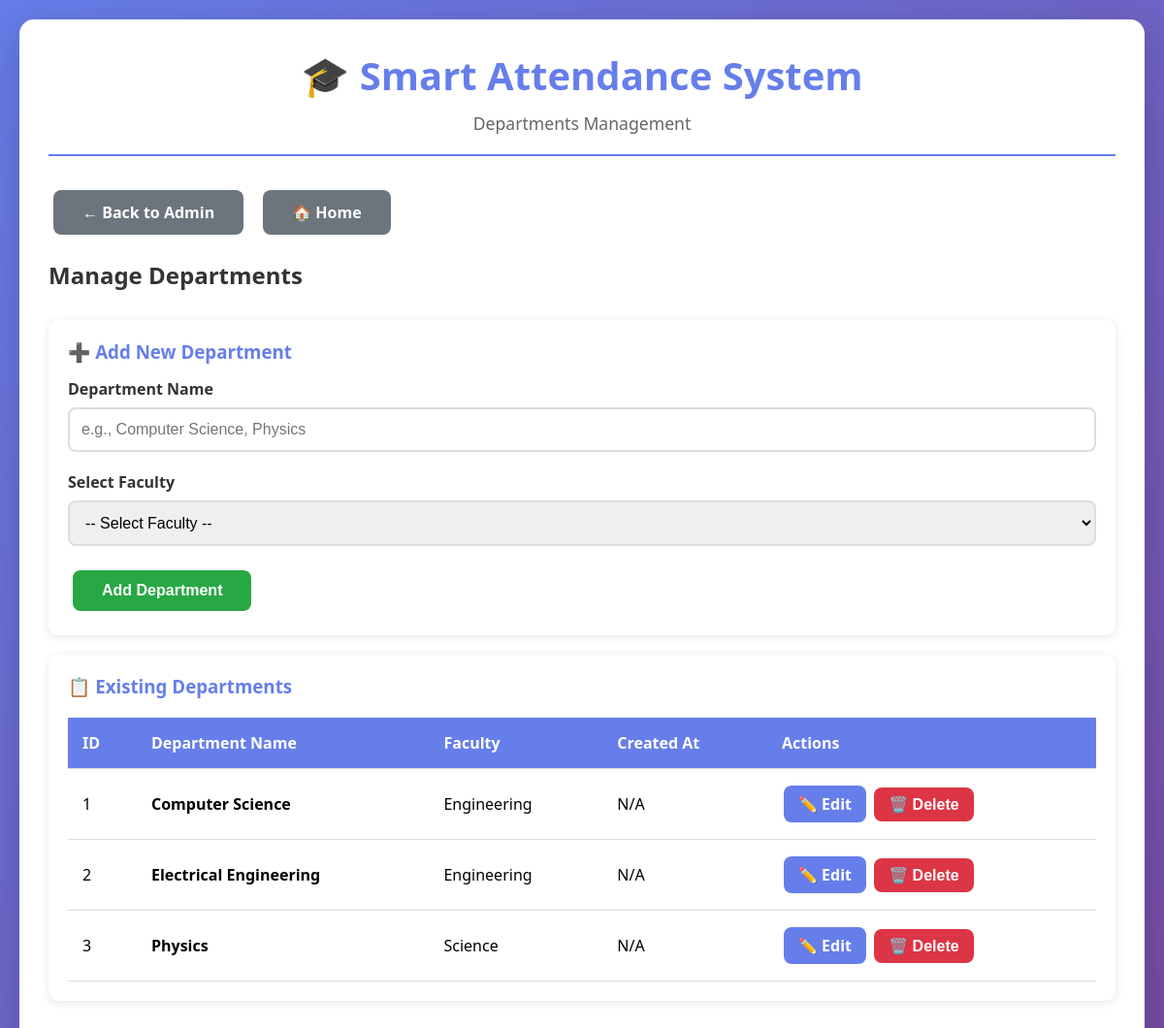
Page /admin/departments on the committed database.
### tables this page shows
CREATE TABLE departments (
        id INTEGER PRIMARY KEY AUTOINCREMENT,
        name TEXT NOT NULL,
        faculty_id INTEGER NOT NULL,
        created_at TEXT DEFAULT CURRENT_TIMESTAMP,
        UNIQUE(name, faculty_id),
        FOREIGN KEY (faculty_id) REFERENCES faculties(id) ON DELETE CASCADE
    );

CREATE TABLE faculties (
        id INTEGER PRIMARY KEY AUTOINCREMENT,
        name TEXT UNIQUE NOT NULL,
        created_at TEXT DEFAULT CURRENT_TIMESTAMP
    );

### app.py (the view)
@app.route("/admin/departments", methods=["GET","POST"])
def admin_departments():
    conn = get_connection()
    if request.method == "POST":
        name = request.form.get("name","").strip(); fid = request.form.get("faculty_id")
        if name and fid:
            try: conn.execute("INSERT INTO departments (name,faculty_id) VALUES (?,?)",(name,fid)); conn.commit(); flash("✅ Added!","success")
            except Exception as e: flash(f"❌ {e}","error")
    faculties   = conn.execute("SELECT * FROM faculties ORDER BY name").fetchall()
    departments = conn.execute("""SELECT d.id, d.name, f.name as faculty_name FROM departments d
        JOIN faculties f ON f.id=d.faculty_id ORDER BY d.name""").fetchall()
    conn.close()
    return render_template("admin/departments.html", faculties=faculties, departments=departments)

### database.py (called while the page is built)
def get_connection():
    conn = sqlite3.connect(Config.DB_NAME, timeout=10, check_same_thread=False)
    conn.row_factory = sqlite3.Row
    conn.execute("PRAGMA foreign_keys = ON")
    return conn

### templates/admin/departments.html (shortened to what this page needs)
{% extends "base.html" %}
{% block subtitle %}Departments Management{% endblock %}
{% block content %}
<div class="nav-links">
    <a href="/admin" class="btn btn-secondary">← Back to Admin</a>
    <a href="/" class="btn btn-secondary">🏠 Home</a>
</div>
<h2 style="color: #333; margin-bottom: 30px;">Manage Departments</h2>
<div class="card">
    <h3>➕ Add New Department</h3>
    <form method="POST">
        <div class="form-group">
            <label for="name">Department Name</label>
            <input type="text" id="name" name="name" placeholder="e.g., Computer Science, Physics" required>
        </div>
        <div class="form-group">
            <label for="faculty_id">Select Faculty</label>
            <select id="faculty_id" name="faculty_id" required>
                <option value="">-- Select Faculty --</option>
            </select>
        </div>
        <button type="submit" class="btn btn-success">Add Department</button>
    </form>
</div>
<div class="card">
    <h3>📋 Existing Departments</h3>
    {% if departments %}
        <table>
            <thead>
                <tr>
                    <th>ID</th>
                    <th>Department Name</th>
                    <th>Faculty</th>
                    <th>Created At</th>
                    <th>Actions</th>
                </tr>
            </thead>
            <tbody>
                {% for dept in departments %}
                <tr>
                    <td>{{ dept.id }}</td>
                    <td><strong>{{ dept.name }}</strong></td>
                    <td>{{ dept.faculty_name }}</td>
                    <td>{{ dept.created_at or 'N/A' }}</td>
                    <td>
                        <a href="/admin/departments/{{ dept.id }}/edit" class="btn" style="padding: 8px 15px; margin: 2px;">✏️ Edit</a>
                        <form method="POST" action="/admin/departments/{{ dept.id }}/delete" style="display: inline;"
                              onsubmit="return confirm('Are you sure you want to delete this department? This will also delete all related courses and data.');">
                            <button type="submit" class="btn btn-danger" style="padding: 8px 15px; margin: 2px;">🗑️ Delete</button>
                        </form>
                    </td>
                </tr>
                {% endfor %}
            </tbody>
        </table>
    {% else %}
        <p style="color: #666; text-align: center; padding: 40px;">
            No departments found. Add your first department above!
        </p>
    {% endif %}
</div>
{% endblock %}

### templates/base.html (shortened to what this page needs)
<!DOCTYPE html>
<html lang="en">
<head>
</head>
<body>
    <div class="container">
        <div class="header">
            <h1>🎓 Smart Attendance System</h1>
            <p>{% block subtitle %}Automated QR-Based Attendance Management{% endblock %}</p>
        </div>
        {% block content %}{% endblock %}
    </div>
</body>
</html>

### templates/base.html (style rules this page uses)
* { margin: 0; padding: 0; box-sizing: border-box; }
body { font-family: 'Segoe UI', Tahoma, Geneva, Verdana, sans-serif; background: linear-gradient(135deg, #667eea 0%, #764ba2 100%); min-height: 100vh; padding: 20px; }
.container { max-width: 1200px; margin: 0 auto; background: white; border-radius: 15px; box-shadow: 0 10px 40px rgba(0,0,0,0.2); padding: 30px; }
.header { text-align: center; padding-bottom: 20px; border-bottom: 2px solid #667eea; margin-bottom: 30px; }
.header h1 { color: #667eea; font-size: 2.5em; margin-bottom: 10px; }
.header p { color: #666; font-size: 1.1em; }
.btn { display: inline-block; padding: 12px 30px; background: #667eea; color: white; text-decoration: none; border-radius: 8px; border: none; cursor: pointer; font-size: 1em; font-weight: 600; transition: all 0.3s; margin: 5px; }
.btn-secondary { background: #6c757d; }
.btn-danger { background: #dc3545; }
.btn-success { background: #28a745; }
.form-group { margin-bottom: 20px; }
.form-group label { display: block; margin-bottom: 8px; color: #333; font-weight: 600; }
.form-group input, .form-group select, .form-group textarea { width: 100%; padding: 12px; border: 2px solid #ddd; border-radius: 8px; font-size: 1em; transition: border 0.3s; }
table { width: 100%; border-collapse: collapse; margin-top: 20px; }
table th, table td { padding: 15px; text-align: left; border-bottom: 1px solid #ddd; }
table th { background: #667eea; color: white; font-weight: 600; }
.card { background: white; border-radius: 10px; padding: 20px; margin-bottom: 20px; box-shadow: 0 2px 10px rgba(0,0,0,0.1); }
.card h3 { color: #667eea; margin-bottom: 15px; }
.nav-links { display: flex; gap: 10px; margin-bottom: 20px; flex-wrap: wrap; }

### rows in the picture
departments: id "1", name "Computer Science", faculty_name "Engineering", created_at "N/A"
departments: id "2", name "Electrical Engineering", faculty_name "Engineering", created_at "N/A"
departments: id "3", name "Physics", faculty_name "Science", created_at "N/A"
